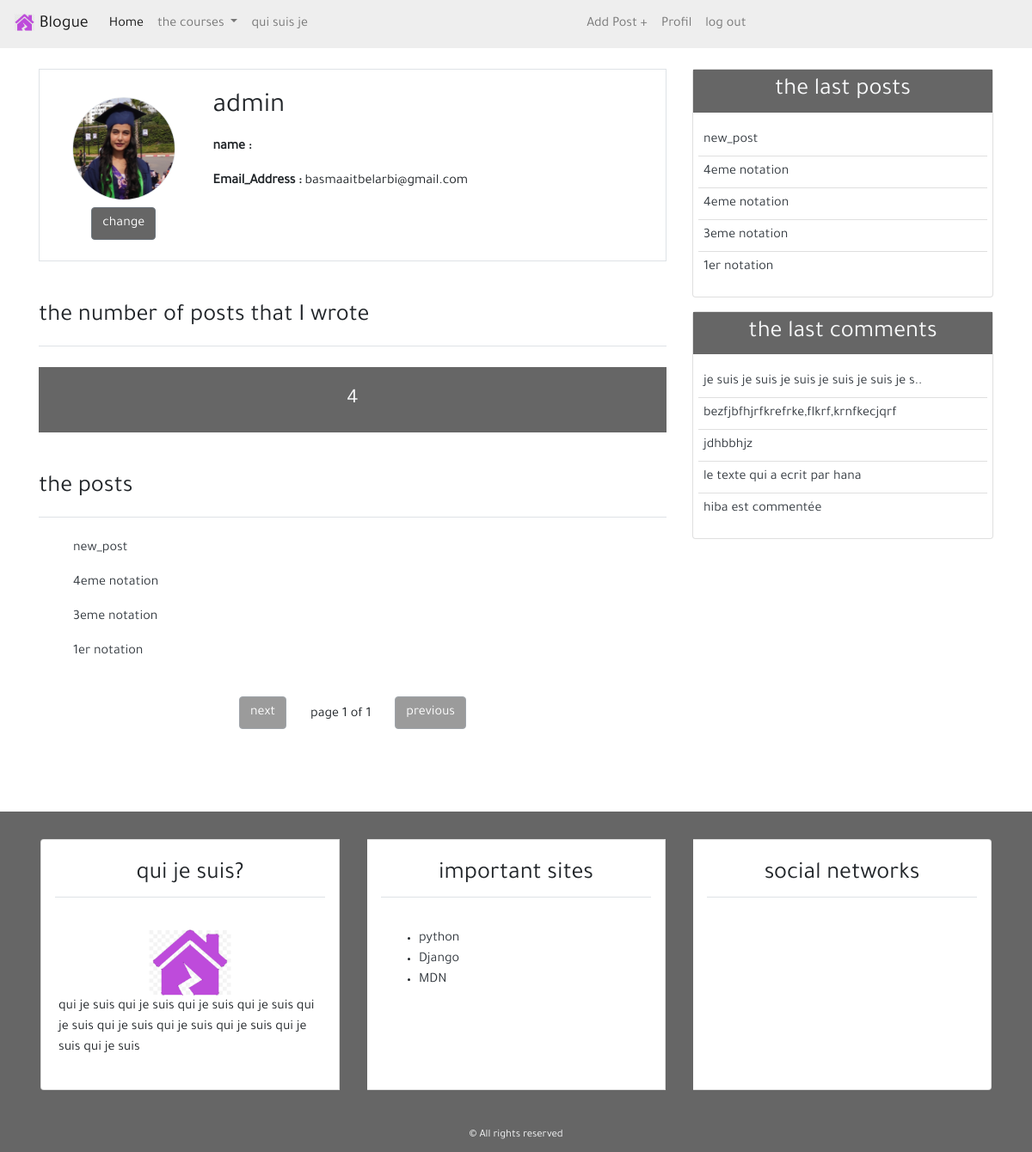
/profile/ (signed in), run on the app's committed database.
### user/models.py (models this page shows, shortened)
class Profile(models.Model):
    image = models.ImageField(default='default.jpg', upload_to='profile_pics')
    user = models.OneToOneField(User, on_delete=models.CASCADE)

### blog/models.py (models this page shows, shortened)
class Post(models.Model):
    title = models.CharField(max_length=100)
    content = models.TextField()
    post_date = models.DateTimeField(default=timezone.now)
    post_update = models.DateTimeField(auto_now=True)
    author = models.ForeignKey(User, on_delete=models.CASCADE)
    class Meta :
        ordering = ('-post_date',)

class Comment(models.Model):
    name = models.CharField(max_length=50 , verbose_name='le nom')
    email = models.EmailField(verbose_name='email')
    body = models.TextField( verbose_name='comment')
    coment_date = models.DateTimeField(auto_now_add=True)
    active = models.BooleanField(default=False)
    post =models.ForeignKey(Post, on_delete=models.CASCADE, related_name='comments')
    class Meta:
       ordering = ('-coment_date',)

### user/views.py (the view)
# urls.py: path('profile/',views.profile, name='profile'),
@login_required(login_url='login')
def profile(request):
    posts = Post.objects.filter(author=request.user)
    post_list = Post.objects.filter(author=request.user)
    paginator = Paginator(post_list, 10)
    page = request.GET.get('page')
    try:
        post_list = paginator.page(page)
    except PageNotAnInteger:
        post_list = paginator.page(1)
    except EmptyPage:
        post_list = paginator.page(paginator.num_page)
    return render(request, 'user/profile.html', {
        'title': 'profile',
        'posts': posts,
        'page': page,
        'post_list': post_list,
    })

### blog/templatetags/post_tag.py (called while the page is built)
@register.inclusion_tag('blog/latest_posts.html')
def latest_posts():
    context = {
        'l_posts': Post.objects.all()[0:5],
    }
    return context

@register.inclusion_tag('blog/latest_comments.html')
def latest_comments():
    context = {
        'l_comments' : Comment.objects.filter(active=True)[:5],
    }
    return context

### user/templates/user/profile.html (shortened to what this page needs)
{% extends 'blog/base.html' %}
 {% block content %}
<div class="border p-4 mb-5 ">
 <div class="row">
       <div class="col-md-3 text-center">
        <img class="img-fluid rounded-circle border m-2" style="width: 120px; height:120px;"
                src="{{user.profile.image.url}}" alt="{{user.username}}">
         <div><a class="btn btn-secondary bg-secondary" href="{% url 'profile_update' %}">change</a></div>
     </div>
     <div class="col-md-9">
         <h2 class="mb-3">{{ user.username }}</h2>
         <p class="font-weight-bold"> name : </p>
         <p class="font-weight-bold">Email_Address : <span class="font-weight-normal">{{user.email}}</span></p>
     </div>
 </div>
</div>
<div class="row mb-5">
     <div class="col-md">
         <h3 class="border-bottom pb-3 mb-4">the number of posts that I wrote </h3>
         <h4 class="bg-secondary text-center p-4 text-light">{{posts.count}}</h4>
         <h3 class="border-bottom mb-4 pb-3 mt-5">the posts</h3>
         {% for post in post_list %}
               <ul class="pr-2"><a  class="text-dark" href="{%  url 'detail' post.id %}">{{ post.title }}</a></ul>
         {% empty %}
             <h4 class="text-center mb-5"> no post</h4>
         {% endfor %}
         {% include 'blog/paginations.html' with page=post_list %}
     </div>
</div>
 {% endblock content %}

### blog/templates/blog/latest_posts.html
<ul class="list-group-flush latest-post">
    {% for post in l_posts %}
    <li class="list-group-item latest-post-item">
        <a class="text-dark" href="{% url 'detail' post.id %}">{{post.title}}</a>
    </li>
    {% empty %}
    <li class="list-group-item latest-post-item">aucun commentaire</li>
    {% endfor %}
</ul>

### blog/templates/blog/latest_comments.html
<ul class="list-group-flush latest-comment">
    {% for comment in l_comments %}
         <li class="list-group-item latest-comment-item">
             <a class="text-dark" href="{% url 'detail' comment.post.id %}">
                 {% if comment.body|length > 40 %}
                 {{ comment.body|slice:'45'}}..
                 {% else %}
                     {{ comment.body}}
                 {% endif %}
             </a>
         </li>
    {% empty %}
    <li class="list-group-item latest-comment-item"> aucun commentaire</li>
    {% endfor %}
</ul>

### blog/static/blog/css/main.css (style rules this page uses)
body { font-family: 'Tajawal', sans-serif; }
.bg-secondary { background-color: #666 !important; }
.latest-post, .latest-comment { padding: 0 15px; }
.latest-post, .latest-post-item, .latest-comment, .latest-comment-item { padding: 6px; }
.latest-post li:first-child, .latest-comment li:first-child { border-top: 0; }
.latest-post li:last-child,.latest-comment li:last-child { border-bottom:0; padding-bottom:0; }

### data on the page
Post: title "new_post"
Post: title "4eme notation"
Post: title "3eme notation"
Post: title "1er notation"
Post: title "4eme notation"
Comment: body "je suis je suis je suis je suis je suis je s"
Comment: body "bezfjbfhjrfkrefrke,flkrf,krnfkecjqrf"
Comment: body "jdhbbhjz"
Comment: body "le texte qui a ecrit par hana"
Comment: body "hiba est commentée"

### other printed values
{{ user.username }} "admin"
{{ user.email }} "basmaaitbelarbi@gmail.com"
{{ posts.count }} "4"
{{ page.number }} "1"
{{ page.paginator.num_pages }} "1"
